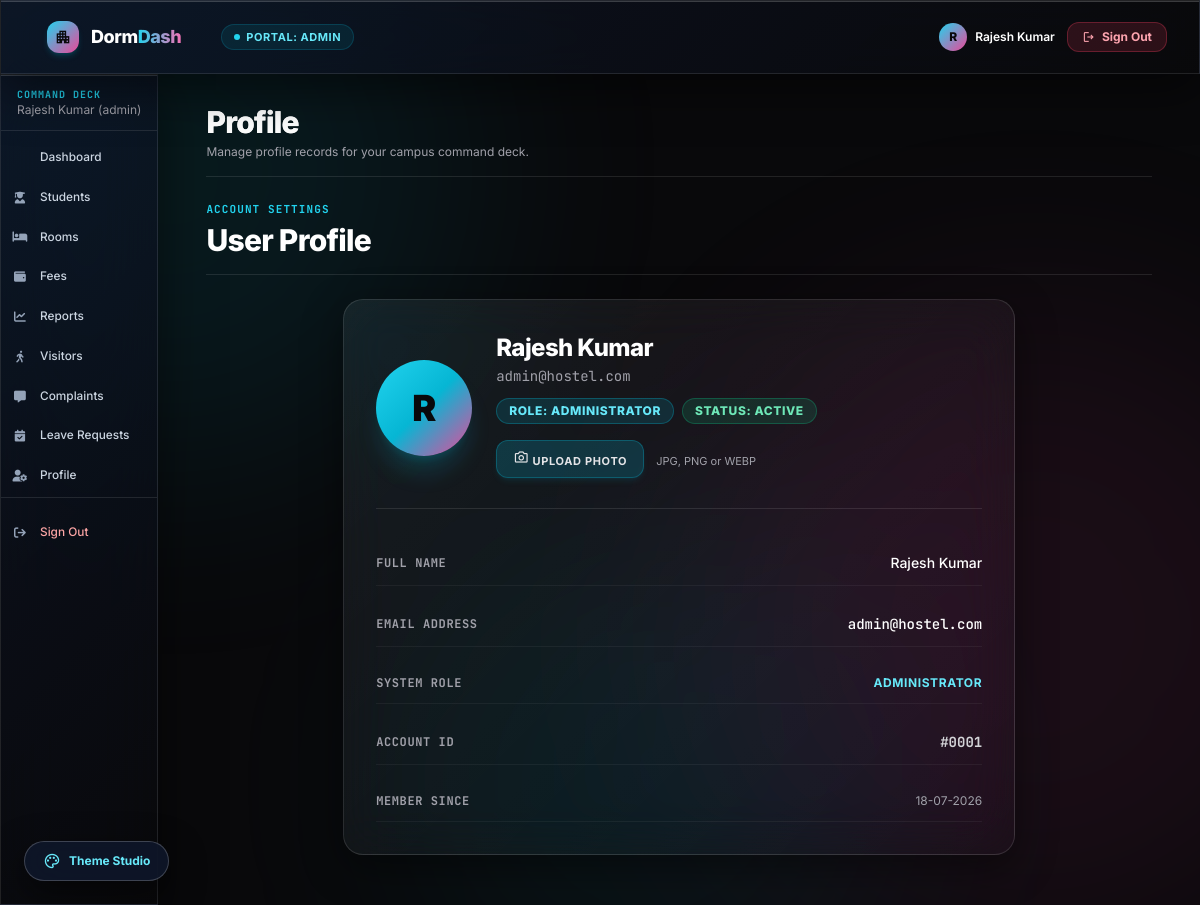
/index.php?action=profile (signed in), run on the app's committed database.
### tables this page shows
CREATE TABLE `users` (
  `id` int(11) NOT NULL AUTO_INCREMENT,
  `name` varchar(100) NOT NULL,
  `email` varchar(100) NOT NULL,
  `password_hash` varchar(255) NOT NULL,
  `role` enum('super_admin','administrator','warden','student') NOT NULL,
  `status` enum('active','inactive') DEFAULT 'active',
  `photo_path` varchar(255) DEFAULT NULL,
  `created_at` timestamp NOT NULL DEFAULT current_timestamp(),
  `updated_at` timestamp NOT NULL DEFAULT current_timestamp() ON UPDATE current_timestamp(),
  PRIMARY KEY (`id`),
  UNIQUE KEY `email` (`email`),
  KEY `idx_users_role` (`role`)
);

### controllers/ProfileController.php (called while the page is built, shortened)
<?php
class ProfileController {
    private $conn;
    public function __construct() {
        global $conn;
        $this->conn = $conn;
    }
    public function view() {
        $user = new User($this->conn);
        $userData = $user->getById(getCurrentUserId());
        if ($userData) {
            unset($userData['password'], $userData['password_hash'], $userData['reset_token']);
        }
        require_once APP_ROOT . '/views/profile/index.php';
    }
}

### models/User.php (called while the page is built, shortened)
<?php
class User {
    private $conn;
    private $table = 'users';
    public function __construct($db) {
        $this->conn = $db;
    }
    public function getById($id) {
        try {
            $query = "SELECT * FROM " . $this->table . " WHERE id = ? LIMIT 1";
            $stmt = $this->conn->prepare($query);
            $stmt->execute([$id]);
            return $stmt->fetch();
        } catch (Exception $e) {
            error_log('Error fetching user: ' . $e->getMessage());
            return null;
        }
    }
}

### includes/auth.php (called while the page is built, shortened)
<?php
function getCurrentUserId() {
    return $_SESSION['user_id'] ?? null;
}
?>

### includes/helpers.php (called while the page is built, shortened)
<?php
function escapeOutput($data) {
    return htmlspecialchars((string)$data, ENT_QUOTES, 'UTF-8');
}
function formatDate($date) {
    return date('d-m-Y', strtotime($date));
}

### views/profile/index.php (the view, shortened to what this page needs)
<div class="mb-6 border-b border-white/10 pb-4">
    <div class="text-[11px] font-['JetBrains_Mono'] font-bold tracking-widest uppercase text-cyan-400 mb-1">ACCOUNT SETTINGS</div>
    <h1 class="text-3xl font-extrabold text-white tracking-tight">User Profile</h1>
</div>
<div class="glass-card max-w-2xl mx-auto rounded-3xl p-6 sm:p-8 border border-white/10 shadow-2xl">
    <div class="flex flex-col sm:flex-row items-center gap-6 mb-8 pb-6 border-b border-white/10">
        <div class="relative group">
            <?php if (!empty($userData['photo_path']) && file_exists(APP_ROOT . '/' . $userData['photo_path'])): ?>
                <img src="<?=APP_URL?>/<?=escapeOutput($userData['photo_path'])?>?v=<?=time()?>" alt="Profile Photo" class="w-24 h-24 rounded-full object-cover border-2 border-cyan-400 shadow-xl shadow-cyan-500/20">
            <?php else: ?>
                <div class="w-24 h-24 rounded-full bg-gradient-to-br from-cyan-400 via-cyan-500 to-pink-500 text-zinc-950 font-black text-4xl grid place-items-center shadow-xl shadow-cyan-500/20">
                    <?=strtoupper(substr($userData['name'] ?? 'U', 0, 1))?>
                </div>
            <?php endif; ?>
        </div>
        <div class="text-center sm:text-left flex-1">
            <h2 class="text-2xl font-extrabold text-white tracking-tight"><?=escapeOutput($userData['name'] ?? 'User')?></h2>
            <p class="text-sm text-zinc-400 font-['JetBrains_Mono'] mt-0.5"><?=escapeOutput($userData['email'] ?? '')?></p>
            <div class="mt-3 flex flex-wrap items-center justify-center sm:justify-start gap-2">
                <span class="px-3 py-1 bg-cyan-500/15 text-cyan-300 border border-cyan-500/30 rounded-full text-xs font-extrabold uppercase tracking-wider">
                    Role: <?=escapeOutput(ucfirst($userData['role'] ?? $userRole))?>
                </span>
                <span class="px-3 py-1 bg-emerald-500/15 text-emerald-300 border border-emerald-500/30 rounded-full text-xs font-extrabold uppercase tracking-wider">
                    Status: <?=escapeOutput(ucfirst($userData['status'] ?? 'Active'))?>
                </span>
            </div>
            <form action="<?=APP_URL?>/index.php?action=profile&amp;subaction=upload-photo" method="post" enctype="multipart/form-data" class="mt-4 flex items-center justify-center sm:justify-start gap-3">
                <label class="px-4 py-2 bg-cyan-500/20 hover:bg-cyan-500/35 text-cyan-300 border border-cyan-500/30 rounded-xl text-xs font-bold transition-all cursor-pointer inline-flex items-center gap-1.5 shadow-md shadow-cyan-500/10 hover:scale-105 active:scale-95">
                    <span class="material-symbols-outlined text-[16px]">photo_camera</span>
                    <span>Upload Photo</span>
                </label>
                <span class="text-[11px] text-zinc-400">JPG, PNG or WEBP</span>
            </form>
        </div>
    </div>
    <div class="space-y-4">
        <div class="flex items-center justify-between py-3 border-b border-white/5 text-sm">
            <span class="font-['JetBrains_Mono'] text-xs font-bold text-zinc-400 uppercase tracking-wider">Full Name</span>
            <span class="text-white font-medium"><?=escapeOutput($userData['name'] ?? '')?></span>
        </div>
        <div class="flex items-center justify-between py-3 border-b border-white/5 text-sm">
            <span class="font-['JetBrains_Mono'] text-xs font-bold text-zinc-400 uppercase tracking-wider">Email Address</span>
            <span class="text-white font-medium font-['JetBrains_Mono']"><?=escapeOutput($userData['email'] ?? '')?></span>
        </div>
        <div class="flex items-center justify-between py-3 border-b border-white/5 text-sm">
            <span class="font-['JetBrains_Mono'] text-xs font-bold text-zinc-400 uppercase tracking-wider">System Role</span>
            <span class="text-cyan-300 font-bold uppercase text-xs tracking-wider"><?=escapeOutput($userData['role'] ?? $userRole)?></span>
        </div>
        <div class="flex items-center justify-between py-3 border-b border-white/5 text-sm">
            <span class="font-['JetBrains_Mono'] text-xs font-bold text-zinc-400 uppercase tracking-wider">Account ID</span>
            <span class="text-zinc-300 font-['JetBrains_Mono'] font-bold">#<?=sprintf('%04d', $userData['id'] ?? 1)?></span>
        </div>
        <div class="flex items-center justify-between py-3 border-b border-white/5 text-sm">
            <span class="font-['JetBrains_Mono'] text-xs font-bold text-zinc-400 uppercase tracking-wider">Member Since</span>
            <span class="text-zinc-400 text-xs"><?=formatDate($userData['created_at'] ?? 'now')?></span>
        </div>
    </div>
</div>
<?php
require APP_ROOT . '/views/app.php';

### assets/css/style.css (style rules this page uses)
:root { --primary: #06b6d4; --primary-light: #22d3ee; --accent: #ec4899; --danger: #f43f5e; --warning: #f59e0b; --light: #18181b; --dark: #f4f4f5; --muted: #a1a1aa; --border: rgba(255, 255, 255, 0.12); --border-light: rgba(255, 255, 255, 0.08); --shadow: 0 12px 40px rgba(0, 0, 0, 0.45); --radius: 16px; }
* { box-sizing: border-box; }
body { margin: 0; font-family: 'Inter', sans-serif; font-size: 15px; background-color: #09090b; color: #f4f4f5; line-height: 1.5; }
h1, h2, h3, h4 { color: #ffffff; letter-spacing: -0.02em; }
h1 { font-size: clamp(1.65rem, 3vw, 2.1rem); margin-bottom: 18px; font-weight: 800; }
h2 { font-size: 1.3rem; margin: 18px 0 10px; font-weight: 700; }
.card, .glass-card { background: linear-gradient(135deg, rgba(255, 255, 255, 0.06) 0%, rgba(255, 255, 255, 0.01) 100%); backdrop-filter: blur(20px) saturate(160%); -webkit-backdrop-filter: blur(20px) saturate(160%); border: 1px solid rgba(255, 255, 255, 0.1); border-radius: var(--radius); padding: 24px; box-shadow: var(--shadow); margin-bottom: 20px; }
body, .app-page, .dashboard-admin { background-color: #09090b !important; color: #f4f4f5 !important; }
.card, .glass-card, .table-card, article.card, section.card { background: linear-gradient(135deg, rgba(255, 255, 255, 0.07) 0%, rgba(255, 255, 255, 0.02) 100%) !important; backdrop-filter: blur(24px) saturate(180%) !important; -webkit-backdrop-filter: blur(24px) saturate(180%) !important; border: 1px solid rgba(255, 255, 255, 0.12) !important; box-shadow: 0 12px 40px 0 rgba(0, 0, 0, 0.45) !important; border-radius: 20px !important; color: #ffffff !important; }
form label, .card label { color: #e4e4e7 !important; font-size: 11px !important; font-weight: 700 !important; text-transform: uppercase !important; letter-spacing: 0.06em !important; display: block !important; margin-bottom: 6px !important; }

### views/app.php (style rules this page uses)
.glass-card { background: linear-gradient(135deg, rgba(255, 255, 255, 0.06) 0%, rgba(255, 255, 255, 0.01) 100%); backdrop-filter: blur(20px) saturate(160%); -webkit-backdrop-filter: blur(20px) saturate(160%); border: 1px solid rgba(255, 255, 255, 0.1); box-shadow: 0 10px 30px rgba(0, 0, 0, 0.4), inset 0 1px 0 0 rgba(255, 255, 255, 0.12); transition: all 0.4s cubic-bezier(0.16, 1, 0.3, 1); }

### data on the page
users: name "R", name "Rajesh Kumar", email "admin@hostel.com", role "ADMINISTRATOR", status "ACTIVE", id "0001", created_at "18-07-2026"

### other printed values
escapeOutput($userRole) "ADMIN"
substr($userName, 0, 1) "R"
escapeOutput($userName) "Rajesh Kumar"
escapeOutput($userRole) "admin"
escapeOutput($title) "Profile"
escapeOutput(strtolower($title)) "profile"
